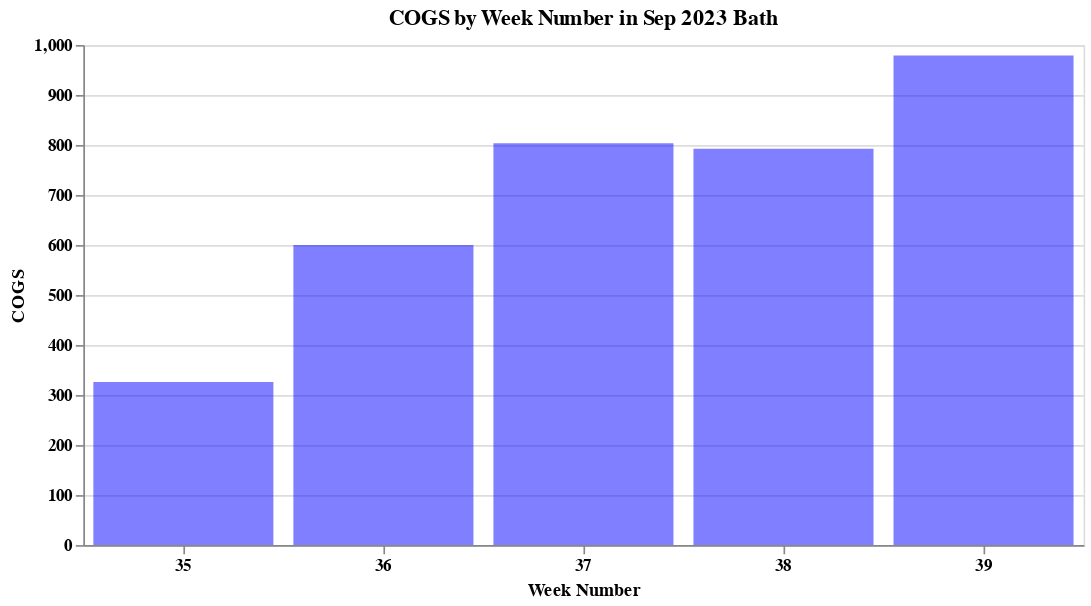

This figure's notebook cell:
### Code cell
chart3

### Figure 1 — Vega-Lite specification as saved in the notebook (floating-point values rounded to 4 significant figures)
{"config": {"view": {"continuousWidth": 300, "continuousHeight": 300}}, "data": {"name": "data-929b822b9d7987b109f24f4f6fdf07c5"}, "mark": {"type": "bar", "color": "blue", "opacity": 0.5}, "encoding": {"tooltip": [{"field": "Week Number", "type": "nominal"}, {"field": "COGS", "type": "quantitative"}], "x": {"axis": {"labelAngle": 0, "labelFontWeight": "bold"}, "field": "Week Number", "type": "nominal"}, "y": {"axis": {"labelFontWeight": "bold"}, "field": "COGS", "title": "COGS", "type": "quantitative"}}, "title": "COGS by Week Number in Sep 2023 Bath", "width": 600, "$schema": "https://vega.github.io/schema/vega-lite/v5.8.0.json", "datasets": {"data-929b822b9d7987b109f24f4f6fdf07c5": [{"Week Number": 35, "COGS": 325.9}, {"Week Number": 36, "COGS": 600.1}, {"Week Number": 37, "COGS": 803.5}, {"Week Number": 38, "COGS": 792.5}, {"Week Number": 39, "COGS": 979.2}]}}
